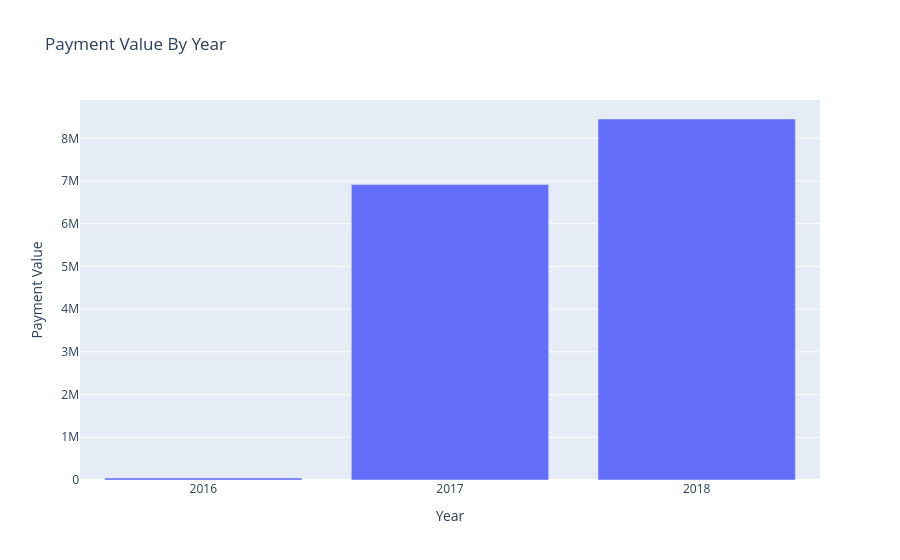

The cell this chart's notebook holds for it:
### Code cell
import plotly.express as px

fig = px.bar(
    x=merged_order_payment_year.index,
    y=merged_order_payment_year["payment_value"],
    title="Payment Value By Year",
    labels={
        "x" : "Year",
        "y" : "Payment Value"
    }
)

fig.update_xaxes(tickvals=[2016, 2017, 2018])

fig.show()

### Figure 1 — Plotly figure (JSON) as saved in the notebook; plotly's stock layout.template omitted (floating-point values rounded to 4 significant figures)
{"data": [{"hovertemplate": "Year=%{x}<br>Payment Value=%{y}<extra></extra>", "legendgroup": "", "marker": {"color": "#636efa", "pattern": {"shape": ""}}, "name": "", "orientation": "v", "showlegend": false, "textposition": "auto", "type": "bar", "x": [2016, 2017, 2018], "xaxis": "x", "y": [47290.0, 6920000.0, 8452000.0], "yaxis": "y"}], "layout": {"barmode": "relative", "legend": {"tracegroupgap": 0}, "title": {"text": "Payment Value By Year"}, "xaxis": {"anchor": "y", "domain": [0, 1], "tickvals": [2016, 2017, 2018], "title": {"text": "Year"}}, "yaxis": {"anchor": "x", "domain": [0, 1], "title": {"text": "Payment Value"}}}}
